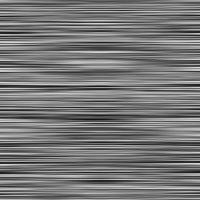
Frame 1 (no input)
Frame 2 (the mouse pressed at the canvas centre, redrawn once): identical to frame 1, image omitted

The p5.js sketch that drew this single still picture (run headless with seeded random() and noise() and a simulated clock; the mouse was pressed at the canvas centre and the sketch redrawn once):

// p5.js sketch
// ── sketch.js
/**
 * sketch.js
 *
 *
 * p5.js 레퍼런스: http://p5js.org/reference
 * 웹기술 레퍼런스: http://developer.mozilla.org
 *
 * @author : https://github.com/Mosframe
 */


// -----------------------------------------------------------------
// 변수, 오브젝트 정의
// -----------------------------------------------------------------
var inc = 0.01;

// -----------------------------------------------------------------
// p5.js 함수들
// -----------------------------------------------------------------

function setup () {

    createCanvas(200, 200);
    pixelDensity(1);
}


function draw () {

    background(51);

    loadPixels();

    var xOffset = 0;

    /*
    // 수직 노이즈
    for( var x=0; x<width; ++x ) {
        for( var y=0; y<height; ++y ) {
            var index = (x + y * width) * 4;
            var c = noise(xOffset) * 255;
            pixels[index+0] = c;
            pixels[index+1] = c;
            pixels[index+2] = c;
            pixels[index+3] = 255;

            xOffset += 0.01;
        }
    }
    */

    // 수평 노이즈
    for( var y=0; y<height; ++y ) {
        for( var x=0; x<width; ++x ) {
            var index = (x + y * width) * 4;
            var c = noise(xOffset) * 255;
            pixels[index+0] = c;
            pixels[index+1] = c;
            pixels[index+2] = c;
            pixels[index+3] = 255;

            xOffset += inc;
        }
    }

    updatePixels();
    noLoop();
}

// -----------------------------------------------------------------
// 사용자 정의 함수들
// -----------------------------------------------------------------
